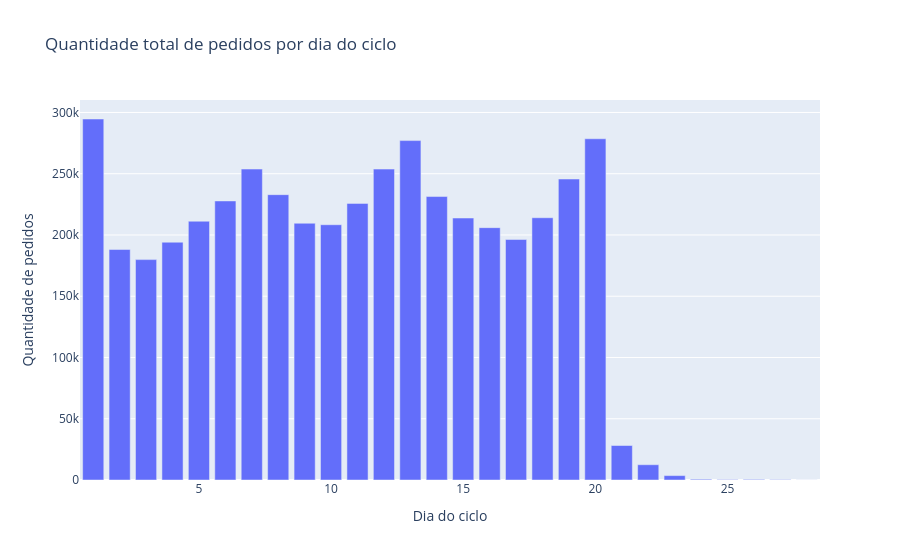

The notebook cell saved with this chart:
### Code cell
base_dia_ciclo = (
    base
    .groupby("dia_ciclo", as_index=False)
    .agg(
        total_pedidos=("total_volumes_mascarado", "sum")
    )
    .sort_values("dia_ciclo")
)

fig = px.bar(
    base_dia_ciclo,
    x="dia_ciclo",
    y="total_pedidos",
    title="Quantidade total de pedidos por dia do ciclo",
    labels={
        "dia_ciclo": "Dia do ciclo",
        "total_pedidos": "Quantidade de pedidos"
    },
    hover_data={
        "total_pedidos": ":,.0f"
    }
)

fig.show()

### Figure 1 — Plotly figure (JSON) as saved in the notebook; plotly's stock layout.template omitted (floating-point values rounded to 4 significant figures)
{"data": [{"hovertemplate": "Dia do ciclo=%{x}<br>Quantidade de pedidos=%{y:,.0f}<extra></extra>", "legendgroup": "", "marker": {"color": "#636efa", "pattern": {"shape": ""}}, "name": "", "orientation": "v", "showlegend": false, "textposition": "auto", "type": "bar", "x": [1, 2, 3, 4, 5, 6, 7, 8, 9, 10, 11, 12, 13, 14, 15, 16, 17, 18, 19, 20, 21, 22, 23, 24, 25, 26, 27, 28], "xaxis": "x", "y": [294679, 188130, 179890, 194101, 211229, 227792, 253810, 232915, 209583, 208383, 225798, 253800, 277062, 231386, 213844, 205985, 196303, 214076, 245686, 278539, 28162, 12476, 3586, 619, 332, 468, 283, 31], "yaxis": "y"}], "layout": {"barmode": "relative", "legend": {"tracegroupgap": 0}, "title": {"text": "Quantidade total de pedidos por dia do ciclo"}, "xaxis": {"anchor": "y", "domain": [0, 1], "title": {"text": "Dia do ciclo"}}, "yaxis": {"anchor": "x", "domain": [0, 1], "title": {"text": "Quantidade de pedidos"}}}}
